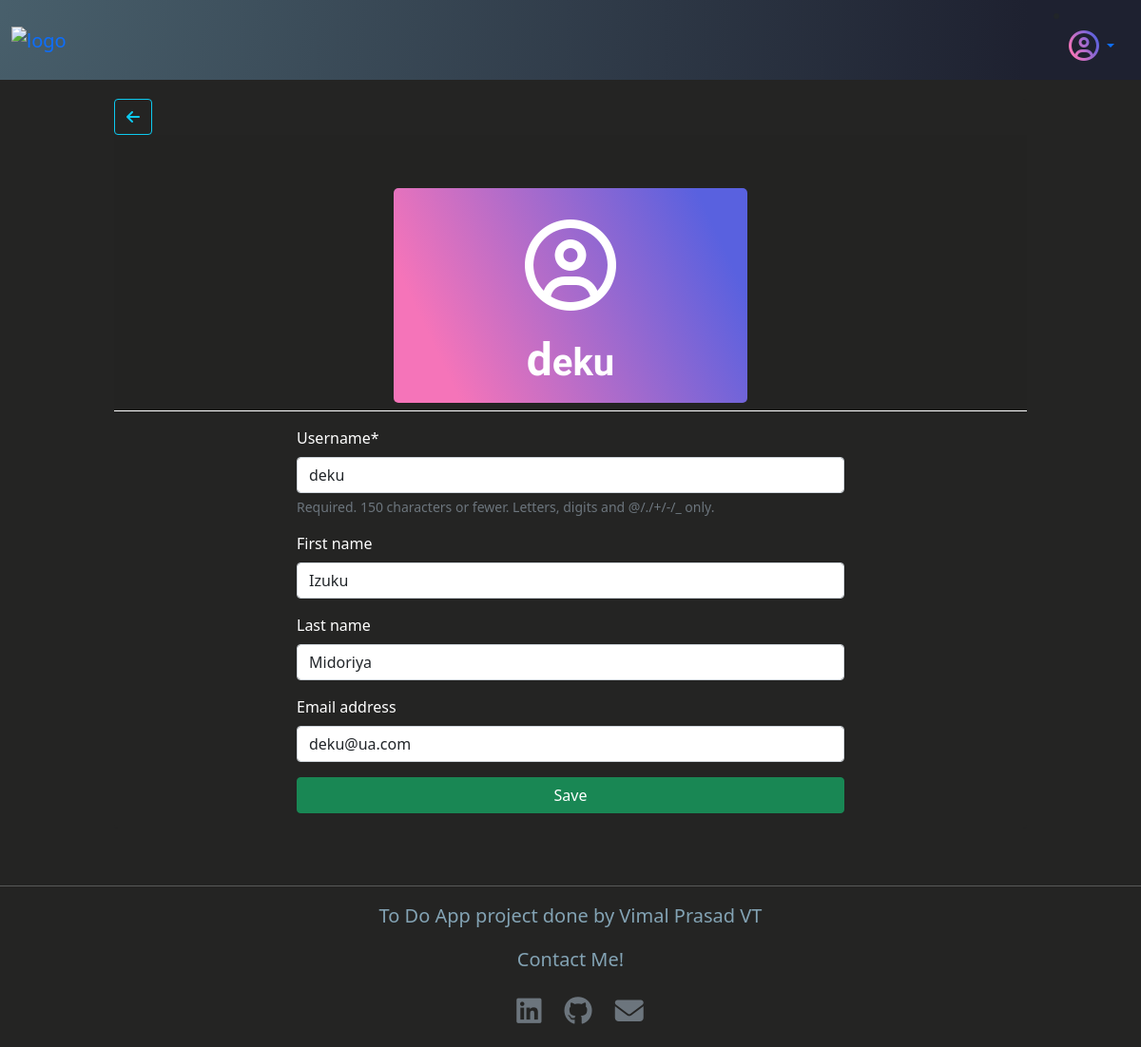
The page /accounts/user/ (signed in) on the database its author committed.
### accounts/models.py (models this page shows, shortened)
class CustomUser(AbstractUser): # creating the custom user model
    pass

### accounts/views.py (the view)
# urls.py: path("user/", userpage, name="profile"), # endpoint for the user profile
def userpage(request):
   if request.method == "POST":
      user_form = UserForm(request.POST, instance=request.user)
      if user_form.is_valid:
         user_form.save()
         messages.success(request,("Your profle was saved succesfully"))
   user_form = UserForm(instance = request.user)
   return render(request=request, template_name="profile.html", context={"user": request.user, "user_form":user_form })

### accounts/forms.py
class UserForm(forms.ModelForm):
    class Meta:
        model = CustomUser
        fields = ("username", "first_name", "last_name", "email")

### templates/profile.html (shortened to what this page needs)
{% extends 'base.html' %}
{% load crispy_forms_tags %}
{% block content %}
<div class="profile">
    <div class="card" id="profile-card">
        <div class="float-start">
            <a class=" btn btn-outline-info link-back" href="{% url 'home' %}"><i class="fa-solid fa-arrow-left"></i></a>
        </div>
        <div class="card-header " id="profile-header">
            <div class="container profile-container">
                <div>
                    <i class="fa-regular fa-circle-user" id="user-icon"></i>
                </div>
                <h1>{{ user.username }}</h1>
            </div>
        </div>
        <div class="card-body" id="profile-body">
            <form action="" method="post">
                {{ user_form|crispy }}
                <button class="btn  btn-success float-end" style="width: 100%;" type="submit">Save</button>
            </form>
        </div>
    </div>
</div>
{% endblock content %}

### static/css/main.css (style rules this page uses)
body { background-color: #242423; margin: 0px; }
h1 { font-family: 'Miriam Libre', sans-serif; font-weight: 600; }
h1::first-letter { font-size: larger; }
.card { max-width: 80%; width: 85%; margin-top: 20px; }
.card-header { text-align: center; }
.profile { display: flex; justify-content: center; }
#profile-card { width: 80%; height: auto; border-width: 0; background-color: #242423; border-color: #242423; color: white; }
#profile-header { border-bottom-color: white; }
#profile-body { padding-left: 20%; padding-right: 20%; }
.profile-container { margin-top: 3rem; width: 40%; padding: 8px; border-radius: 5px; font-size: 6rem; background-color: whitesmoke; background-image: linear-gradient(64.5deg, rgba(245, 116, 185, 1) 14.7%, rgba(89, 97, 223, 1) 88.7%);; }

### rows shown on the page
CustomUser: username "deku", first_name "Izuku", last_name "Midoriya", email "deku@ua.com"
